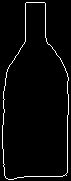
%> input picture Template/handdrawn_bottle.pgm, 71 x 181 px
$ octave demo.m   (GNU Octave 9; MATLAB toolbox functions it lacks are replaced by stand-ins)
%> lines starting %> are read from the running program, lines starting %| are printed output that depends on the picture
close all;clc;

% disp('Fast Directional Chamfer Matching Demo');


%//==================================================================
%// Basic Configuration
%//==================================================================
templateEdgeMap = imread('Template/handdrawn_bottle.pgm');
%> templateEdgeMap is the input picture: size 181x71 uint8; 3.3% white in thin lines or dots

% [15 lines of commented-out code are left out]

x = 1;

switch x
    case 1
        query = imread('Query/ray_edges.pgm');
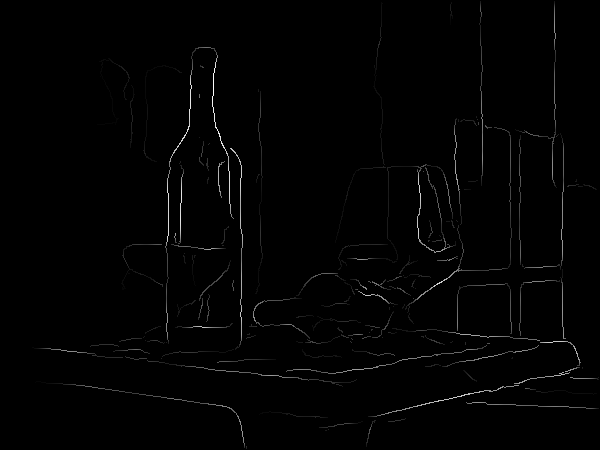
%> input picture Query/ray_edges.pgm, 600 x 450 px
%> query is the input picture: size 450x600 uint8; min 0, max 252, mean 2.3
        queryColor = imread('Query/ray.jpg');
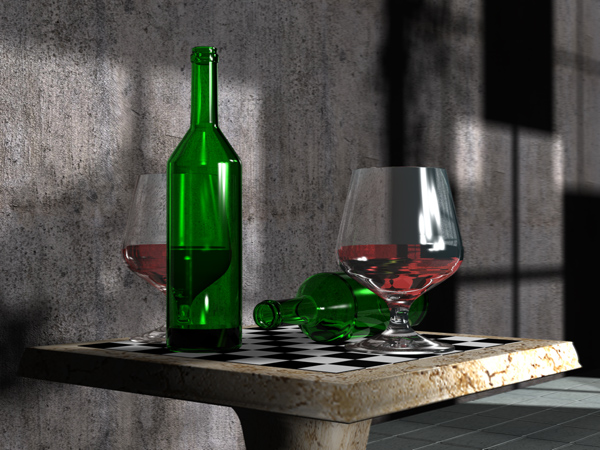
%> input picture Query/ray.jpg, 600 x 450 px
%> queryColor is the input picture: size 450x600x3 uint8; mean R, G, B 76.4, 77.4, 70.6
    case 2
        query = imread('Query/ceazanne_edges.pgm');
        queryColor = imread('Query/ceazanne.jpg');
    case 3
        query = imread('Query/four_edges.pgm');
        queryColor = imread('Query/four.jpg');
    case 4
        query = imread('Query/pale_edges.pgm');
        queryColor = imread('Query/pale.jpg');
    otherwise
        query = imread('Query/ray_edges.pgm');
        queryColor = imread('Query/ray.jpg');
end

threshold = 0.12;
lineMatchingPara = struct(...
    'NUMBER_DIRECTION',60,...
    'DIRECTIONAL_COST',0.5,...
    'MAXIMUM_EDGE_COST',30,...
    'MATCHING_SCALE',1.0,...
    'TEMPLATE_SCALE',0.6761,...
    'BASE_SEARCH_SCALE',1.20,...
    'MIN_SEARCH_SCALE',-7,...
    'MAX_SEARCH_SCALE',0,...
    'BASE_SEARCH_ASPECT',1.1,...
    'MIN_SEARCH_ASPECT',-1,...
    'MAX_SEARCH_ASPECT',1,...
    'SEARCH_STEP_SIZE',2,...
    'SEARCH_BOUNDARY_SIZE',2,...
    'MIN_COST_RATIO',1.0...
    );

% [12 lines of commented-out code are left out]
lineFittingPara = struct(...
    'SIGMA_FIT_A_LINE',0.5,...
    'SIGMA_FIND_SUPPORT',0.5,...
    'MAX_GAP',2.0,...
    'N_LINES_TO_FIT_IN_STAGE_1',300,...
    'N_TRIALS_PER_LINE_IN_STAGE_1',100,...
    'N_LINES_TO_FIT_IN_STAGE_2',100000,...
    'N_TRIALS_PER_LINE_IN_STAGE_2',1);

% convert the template edge map into a line representation
%> (the run ends here)
